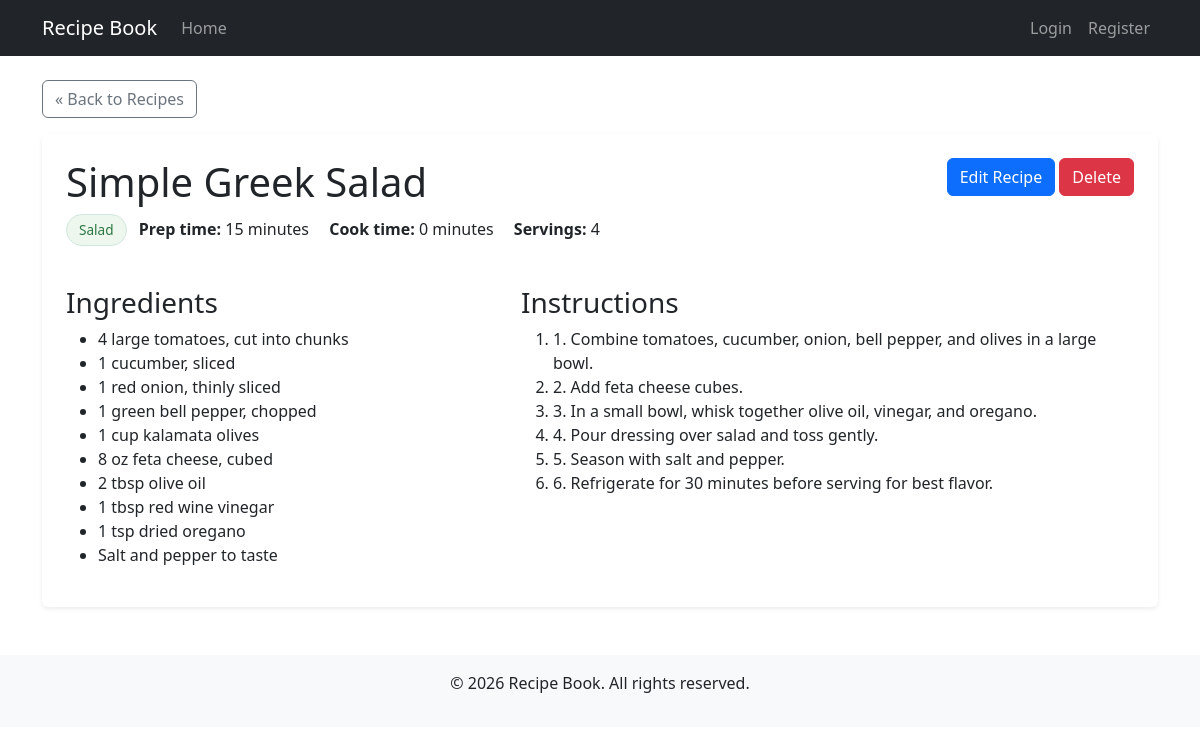
/view_recipe.php?id=3, run on the app's committed database.
### tables this page shows
CREATE TABLE IF NOT EXISTS recipes (
                                       id INT(11) NOT NULL AUTO_INCREMENT,
    user_id INT(11) NOT NULL,
    title VARCHAR(255) NOT NULL,
    ingredients TEXT NOT NULL,
    instructions TEXT NOT NULL,
    prep_time VARCHAR(50),
    cook_time VARCHAR(50),
    servings INT(11),
    category VARCHAR(100),
    image VARCHAR(255),
    created_at TIMESTAMP DEFAULT CURRENT_TIMESTAMP,
    PRIMARY KEY (id),
    FOREIGN KEY (user_id) REFERENCES users(id) ON DELETE CASCADE
    );

### view_recipe.php (the view, shortened to what this page needs)
<?php
require_once 'db_connect.php';
$id = mysqli_real_escape_string($conn, $_GET['id']);
$query = "SELECT * FROM recipes WHERE id = $id";
$result = mysqli_query($conn, $query);
$recipe = mysqli_fetch_assoc($result);
include 'includes/header.php';
?>
    <div class="container mt-4">
        <div class="row mb-3">
            <div class="col">
                <a href="index.php" class="btn btn-outline-secondary">&laquo; Back to Recipes</a>
            </div>
        </div>
        <div class="recipe-details bg-white p-4 shadow-sm rounded">
            <div class="row">
                <div class="col-md-8">
                    <h1><?php echo htmlspecialchars($recipe['title']); ?></h1>
                    <div class="recipe-meta mb-3">
                        <?php if (!empty($recipe['category'])): ?>
                            <span class="badge bg-secondary me-2"><?php echo htmlspecialchars($recipe['category']); ?></span>
                        <?php endif; ?>
                        <?php if (!empty($recipe['prep_time'])): ?>
                            <span class="me-3"><strong>Prep time:</strong> <?php echo htmlspecialchars($recipe['prep_time']); ?></span>
                        <?php endif; ?>
                        <?php if (!empty($recipe['cook_time'])): ?>
                            <span class="me-3"><strong>Cook time:</strong> <?php echo htmlspecialchars($recipe['cook_time']); ?></span>
                        <?php endif; ?>
                        <?php if (!empty($recipe['servings'])): ?>
                            <span><strong>Servings:</strong> <?php echo htmlspecialchars($recipe['servings']); ?></span>
                        <?php endif; ?>
                    </div>
                </div>
                <div class="col-md-4 text-md-end">
                    <a href="edit_recipe.php?id=<?php echo $recipe['id']; ?>" class="btn btn-primary">Edit Recipe</a>
                    <a href="delete_recipe.php?id=<?php echo $recipe['id']; ?>" class="btn btn-danger" onclick="return confirm('Are you sure you want to delete this recipe?')">Delete</a>
                </div>
            </div>
            <div class="row mt-4">
                <div class="col-md-5">
                    <h3>Ingredients</h3>
                    <ul class="ingredients-list">
                        <?php
                        $ingredients = explode("\n", $recipe['ingredients']);
                        foreach ($ingredients as $ingredient) {
                            if (trim($ingredient) !== '') {
                                echo '<li>' . htmlspecialchars(trim($ingredient)) . '</li>';
                            }
                        }
                        ?>
                    </ul>
                </div>
                <div class="col-md-7">
                    <h3>Instructions</h3>
                    <ol class="instructions-list">
                        <?php
                        $instructions = explode("\n", $recipe['instructions']);
                        foreach ($instructions as $instruction) {
                            if (trim($instruction) !== '') {
                                echo '<li>' . htmlspecialchars(trim($instruction)) . '</li>';
                            }
                        }
                        ?>
                    </ol>
                </div>
            </div>
        </div>
    </div>
<?php
include 'includes/footer.php';
?>

### css/style.css (style rules this page uses)
.badge.bg-secondary { background-color: #edf7ed !important; color: #2c7744 !important; padding: 0.5rem 0.75rem; font-size: 0.85rem; font-weight: 500; border-radius: 20px; border: 1px solid #d1e7dd; }
.btn { transition: all 0.3s ease; }

### data on the page
recipes: title "Simple Greek Salad", category "Salad", prep_time "15 minutes", cook_time "0 minutes", servings "4", ingredients "4 large tomatoes, cut into chunks", ingredients "1 cucumber, sliced", ingredients "1 red onion, thinly sliced", ingredients "1 green bell pepper, chopped", ingredients "1 cup kalamata olives", ingredients "8 oz feta cheese, cubed", ingredients "2 tbsp olive oil", ingredients "1 tbsp red wine vinegar", ingredients "1 tsp dried oregano", ingredients "Salt and pepper to taste", instructions "1. Combine tomatoes, cucumber, onion, bell pepper, and olives in a large bowl.", instructions "2. Add feta cheese cubes.", instructions "3. In a small bowl, whisk together olive oil, vinegar, and oregano.", instructions "4. Pour dressing over salad and toss gently.", instructions "5. Season with salt and pepper.", instructions "6. Refrigerate for 30 minutes before serving for best flavor."
